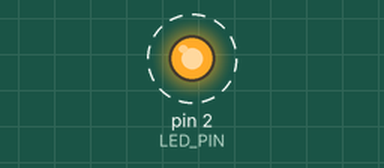
This sketch was run on a simulated Arduino Uno, built with avr-gcc and run on an emulated ATmega328P. On the bench: output pins drawn as LEDs (lit = HIGH). Dashed ring = blinking. What the sketch prints to the serial monitor is not drawn.

Above: at 0.5 s.
Timing chart, 0 to 4.6 s (numbered marks = the images above):
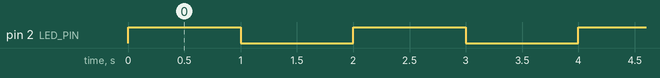

The sketch:

led_test.ino
```cpp
int LED_PIN = 2;

void setup() {
  // put your setup code here, to run once:
  Serial.begin(9600);
  pinMode(LED_PIN, OUTPUT);
}

void loop() {
  // put your main code here, to run repeatedly:
  Serial.print("Loop");
  digitalWrite(2, HIGH);
  delay(1000);
  digitalWrite(2, LOW);
  delay(1000);
}
```

Measured:
- by itself, pin 2 (LED_PIN): alternates HIGH for 1.0 s and LOW for 1.0 s
